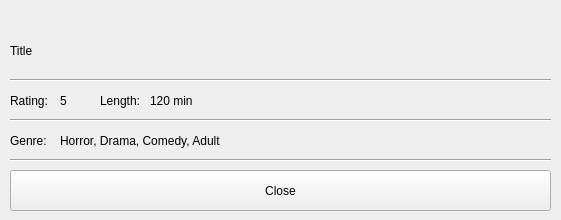
<?xml version="1.0" encoding="UTF-8"?>
<ui version="4.0">
 <class>FilmDisplay</class>
 <widget class="QWidget" name="FilmDisplay">
  <property name="geometry">
   <rect>
    <x>0</x>
    <y>0</y>
    <width>561</width>
    <height>220</height>
   </rect>
  </property>
  <property name="windowTitle">
   <string>Form</string>
  </property>
  <widget class="QLabel" name="labelTitle">
   <property name="geometry">
    <rect>
     <x>10</x>
     <y>20</y>
     <width>541</width>
     <height>61</height>
    </rect>
   </property>
   <property name="styleSheet">
    <string notr="true">font:bold 23pt &quot;Helvetica&quot;;</string>
   </property>
   <property name="text">
    <string>Title</string>
   </property>
  </widget>
  <widget class="Line" name="line">
   <property name="geometry">
    <rect>
     <x>10</x>
     <y>70</y>
     <width>541</width>
     <height>21</height>
    </rect>
   </property>
   <property name="orientation">
    <enum>Qt::Horizontal</enum>
   </property>
  </widget>
  <widget class="QLabel" name="label">
   <property name="geometry">
    <rect>
     <x>10</x>
     <y>90</y>
     <width>51</width>
     <height>21</height>
    </rect>
   </property>
   <property name="text">
    <string>Rating:</string>
   </property>
  </widget>
  <widget class="QLabel" name="labelRating">
   <property name="geometry">
    <rect>
     <x>60</x>
     <y>90</y>
     <width>21</width>
     <height>21</height>
    </rect>
   </property>
   <property name="styleSheet">
    <string notr="true">font:bold 12pt &quot;Helvetica&quot;;</string>
   </property>
   <property name="text">
    <string>5</string>
   </property>
  </widget>
  <widget class="QLabel" name="label_2">
   <property name="geometry">
    <rect>
     <x>10</x>
     <y>130</y>
     <width>51</width>
     <height>21</height>
    </rect>
   </property>
   <property name="text">
    <string>Genre:</string>
   </property>
  </widget>
  <widget class="QLabel" name="labelGenre">
   <property name="geometry">
    <rect>
     <x>60</x>
     <y>130</y>
     <width>491</width>
     <height>21</height>
    </rect>
   </property>
   <property name="styleSheet">
    <string notr="true">font:bold 12pt &quot;Helvetica&quot;;</string>
   </property>
   <property name="text">
    <string>Horror, Drama, Comedy, Adult</string>
   </property>
  </widget>
  <widget class="QLabel" name="label_3">
   <property name="geometry">
    <rect>
     <x>100</x>
     <y>90</y>
     <width>61</width>
     <height>21</height>
    </rect>
   </property>
   <property name="text">
    <string>Length:</string>
   </property>
  </widget>
  <widget class="QLabel" name="labelLength">
   <property name="geometry">
    <rect>
     <x>150</x>
     <y>90</y>
     <width>191</width>
     <height>21</height>
    </rect>
   </property>
   <property name="styleSheet">
    <string notr="true">font:bold 12pt &quot;Helvetica&quot;;</string>
   </property>
   <property name="text">
    <string>120 min</string>
   </property>
  </widget>
  <widget class="Line" name="line_2">
   <property name="geometry">
    <rect>
     <x>10</x>
     <y>110</y>
     <width>541</width>
     <height>21</height>
    </rect>
   </property>
   <property name="orientation">
    <enum>Qt::Horizontal</enum>
   </property>
  </widget>
  <widget class="Line" name="line_3">
   <property name="geometry">
    <rect>
     <x>10</x>
     <y>150</y>
     <width>541</width>
     <height>21</height>
    </rect>
   </property>
   <property name="orientation">
    <enum>Qt::Horizontal</enum>
   </property>
  </widget>
  <widget class="QPushButton" name="pushButton">
   <property name="geometry">
    <rect>
     <x>10</x>
     <y>170</y>
     <width>541</width>
     <height>41</height>
    </rect>
   </property>
   <property name="text">
    <string>Close</string>
   </property>
  </widget>
 </widget>
 <resources/>
 <connections>
  <connection>
   <sender>pushButton</sender>
   <signal>released()</signal>
   <receiver>FilmDisplay</receiver>
   <slot>close()</slot>
   <hints>
    <hint type="sourcelabel">
     <x>268</x>
     <y>194</y>
    </hint>
    <hint type="destinationlabel">
     <x>289</x>
     <y>14</y>
    </hint>
   </hints>
  </connection>
 </connections>
</ui>
